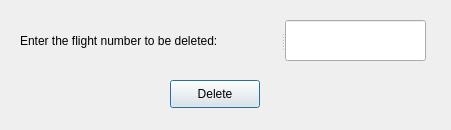
<?xml version="1.0" encoding="UTF-8"?>
<ui version="4.0">
 <class>Delete_Flight</class>
 <widget class="QDialog" name="Delete_Flight">
  <property name="geometry">
   <rect>
    <x>0</x>
    <y>0</y>
    <width>451</width>
    <height>130</height>
   </rect>
  </property>
  <property name="windowTitle">
   <string>Delete a Flight</string>
  </property>
  <widget class="QPushButton" name="BoutonDelete">
   <property name="geometry">
    <rect>
     <x>170</x>
     <y>80</y>
     <width>90</width>
     <height>28</height>
    </rect>
   </property>
   <property name="text">
    <string>Delete</string>
   </property>
  </widget>
  <widget class="QSplitter" name="splitter">
   <property name="geometry">
    <rect>
     <x>20</x>
     <y>20</y>
     <width>406</width>
     <height>41</height>
    </rect>
   </property>
   <property name="orientation">
    <enum>Qt::Horizontal</enum>
   </property>
   <widget class="QLabel" name="labelDescription">
    <property name="text">
     <string>Enter the flight number to be deleted: </string>
    </property>
   </widget>
   <widget class="QLineEdit" name="lineNumber"/>
  </widget>
 </widget>
 <resources/>
 <connections>
  <connection>
   <sender>BoutonDelete</sender>
   <signal>clicked()</signal>
   <receiver>Delete_Flight</receiver>
   <slot>slotDelete()</slot>
   <hints>
    <hint type="sourcelabel">
     <x>204</x>
     <y>343</y>
    </hint>
    <hint type="destinationlabel">
     <x>208</x>
     <y>192</y>
    </hint>
   </hints>
  </connection>
 </connections>
 <slots>
  <slot>slotSupprimer()</slot>
  <slot>slotDelete()</slot>
 </slots>
</ui>
